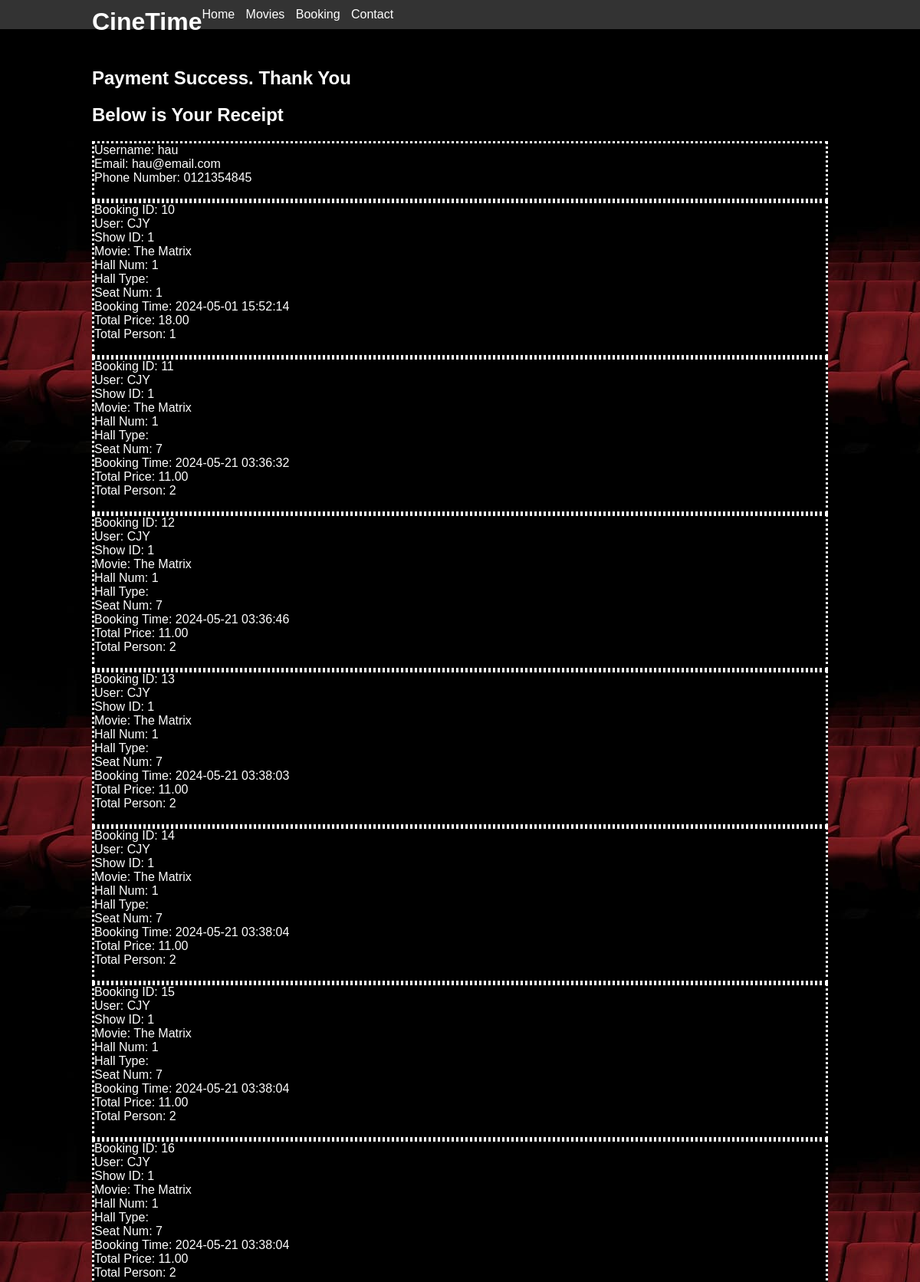
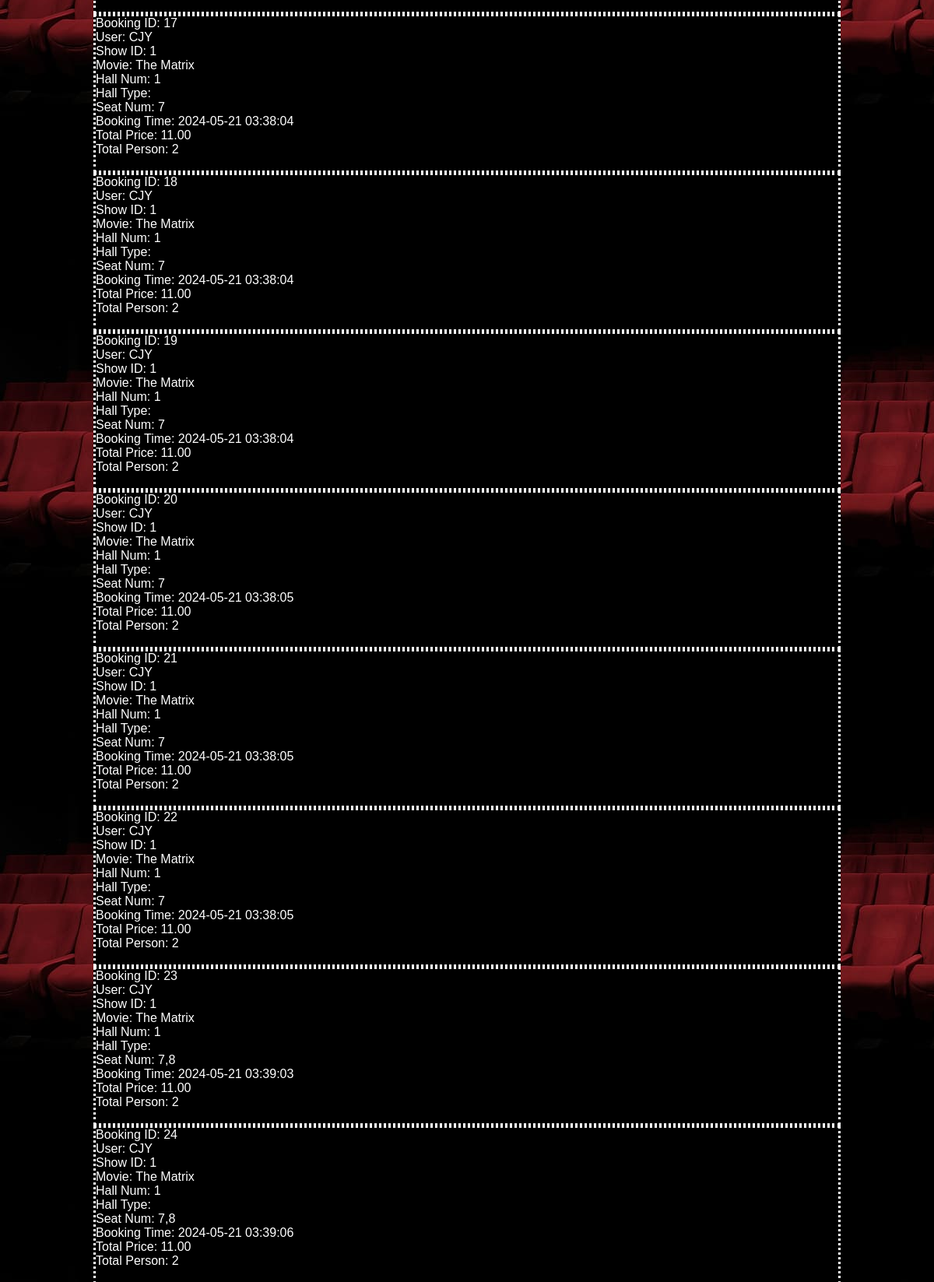
The app's page /old/HauTzeChern/paysuccess.php (signed in, upper part) with its own data (2 pictures, top to bottom).
### tables this page shows
CREATE TABLE `user` (
  `user_id` int(10) NOT NULL,
  `username` varchar(255) NOT NULL,
  `password` varchar(255) NOT NULL,
  `first_name` varchar(255) NOT NULL,
  `last_name` varchar(255) NOT NULL,
  `Gender` char(1) NOT NULL,
  `email` varchar(255) DEFAULT NULL,
  `phone_number` varchar(11) NOT NULL,
  `password_reset_token` varchar(255) DEFAULT NULL,
  `token_expiry` datetime DEFAULT NULL
);

CREATE TABLE `booking` (
  `booking_id` int(10) NOT NULL,
  `user_id` int(10) NOT NULL,
  `show_id` int(10) NOT NULL,
  `seat_num` varchar(10) NOT NULL,
  `booking_time` datetime NOT NULL,
  `total_price` decimal(5,2) NOT NULL,
  `total_person` int(10) NOT NULL,
  `status` tinyint(1) NOT NULL
);

CREATE TABLE `movie` (
  `movie_id` int(10) NOT NULL,
  `title` varchar(255) NOT NULL,
  `genre` varchar(255) NOT NULL,
  `director` varchar(255) NOT NULL,
  `cast` text NOT NULL,
  `synopsis` text NOT NULL,
  `duration` int(3) NOT NULL,
  `release_date` date NOT NULL,
  `poster_path` longblob NOT NULL,
  `trailers_path` varchar(255) NOT NULL
);

CREATE TABLE `hall` (
  `hall_id` int(10) NOT NULL,
  `hall_num` int(10) NOT NULL,
  `cinema_id` int(10) NOT NULL,
  `number_of_seat` int(10) NOT NULL
);

### old/HauTzeChern/booking for.php (the view, shortened to what this page needs)
<?php
$servername = "localhost";
$dbname = "cinetime";
$conn = new mysqli($servername, 'root', '', $dbname);
$sql = "SELECT * FROM booking";
$result = $conn->query($sql);
if ($result->num_rows > 0) {
    while ($row = $result->fetch_assoc()) {
        echo '<div class="connection">';
        echo "Booking ID: " . $row["booking_id"] . "<br>";
        $user_query = "SELECT username FROM user WHERE user_id = " . $row['user_id'];
        $user_result = $conn->query($user_query);
        $user_row = $user_result->fetch_assoc();
        echo "User: " . $user_row["username"] . "<br>";
        echo "Show ID: " . $row["show_id"] . "<br>";
        $showtime_query = "SELECT movie_id FROM showtime WHERE show_id = " . $row['show_id'];
        $showtime_result = $conn->query($showtime_query);
        $showtime_row = $showtime_result->fetch_assoc();
        $movie_query = "SELECT title FROM movie WHERE movie_id = " . $showtime_row['movie_id'];
        $movie_result = $conn->query($movie_query);
        $movie_row = $movie_result->fetch_assoc();
        echo "Movie: " . $movie_row["title"] . "<br>";
        $showtime_query = "SELECT hall_id FROM showtime WHERE show_id = " . $row['show_id'];
        $showtime_result = $conn->query($showtime_query);
        $showtime_row = $showtime_result->fetch_assoc();
        $hall_query = "SELECT * FROM hall WHERE hall_id = " . $showtime_row['hall_id'];
        $hall_result = $conn->query($hall_query);
        $hall_row = $hall_result->fetch_assoc();
        echo "Hall Num: " . $hall_row["hall_id"] . "<br>";
        echo "Hall Type: " . $hall_row["hall_type_id"] . "<br>";
        echo "Seat Num: " . $row["seat_num"] . "<br>";
        echo "Booking Time: " . $row["booking_time"] . "<br>";
        echo "Total Price: " . $row["total_price"] . "<br>";
        echo "Total Person: " . $row["total_person"] . "<br>";
        echo "<br>";
        echo "</div>";
    }
} else {
    echo "0 results";
}
?>

### Userpage/connect_user.php (shortened to what this page needs)
<?php
$servername = "localhost";
$dbname = "cinetime";
$conn = new mysqli($servername,'root' , '', $dbname);
$sql = "SELECT * FROM user WHERE user_id = " . $_SESSION['user_id'] . "  ";
$result = $conn->query($sql);
if ($result->num_rows > 0) {
    while($row = $result->fetch_assoc()) {
        echo '<div class="connection">';
        echo "Username: " . $row["username"]. "<br>";
        echo "Email: " . $row["email"]. "<br>";
        echo "Phone Number: " . $row["phone_number"]. "<br>";
        echo "<br>";
        echo "</div>";
    }
} else {
    echo "0 results";
}
?>

### old/HauTzeChern/styles.css (style rules this page uses)
body { background-image: url("theater-bg.jpg"); font-family: Arial, sans-serif; margin: 0; padding: 0; }
.connection { color: white; background-color: black; text-align: left; border-style: dotted; border-color: #fff; }

### records on screen
user: username "hau", email "hau@email.com", phone_number "0121354845"
booking: booking_id "10", user.username "CJY", show "1", movie.title "The Matrix", hall.hall_id "1", seat_num "1", booking_time "2024-05-01 15:52:14", total_price "18.00", total_person "1"
booking: booking_id "11", user.username "CJY", show "1", movie.title "The Matrix", hall.hall_id "1", seat_num "7", booking_time "2024-05-21 03:36:32", total_price "11.00", total_person "2"
booking: booking_id "12", user.username "CJY", show "1", movie.title "The Matrix", hall.hall_id "1", seat_num "7", booking_time "2024-05-21 03:36:46", total_price "11.00", total_person "2"
booking: booking_id "13", user.username "CJY", show "1", movie.title "The Matrix", hall.hall_id "1", seat_num "7", booking_time "2024-05-21 03:38:03", total_price "11.00", total_person "2"
booking: booking_id "14", user.username "CJY", show "1", movie.title "The Matrix", hall.hall_id "1", seat_num "7", booking_time "2024-05-21 03:38:04", total_price "11.00", total_person "2"
booking: booking_id "15", user.username "CJY", show "1", movie.title "The Matrix", hall.hall_id "1", seat_num "7", booking_time "2024-05-21 03:38:04", total_price "11.00", total_person "2"
booking: booking_id "16", user.username "CJY", show "1", movie.title "The Matrix", hall.hall_id "1", seat_num "7", booking_time "2024-05-21 03:38:04", total_price "11.00", total_person "2"
booking: booking_id "17", user.username "CJY", show "1", movie.title "The Matrix", hall.hall_id "1", seat_num "7", booking_time "2024-05-21 03:38:04", total_price "11.00", total_person "2"
booking: booking_id "18", user.username "CJY", show "1", movie.title "The Matrix", hall.hall_id "1", seat_num "7", booking_time "2024-05-21 03:38:04", total_price "11.00", total_person "2"
booking: booking_id "19", user.username "CJY", show "1", movie.title "The Matrix", hall.hall_id "1", seat_num "7", booking_time "2024-05-21 03:38:04", total_price "11.00", total_person "2"
booking: booking_id "20", user.username "CJY", show "1", movie.title "The Matrix", hall.hall_id "1", seat_num "7", booking_time "2024-05-21 03:38:05", total_price "11.00", total_person "2"
booking: booking_id "21", user.username "CJY", show "1", movie.title "The Matrix", hall.hall_id "1", seat_num "7", booking_time "2024-05-21 03:38:05", total_price "11.00", total_person "2"
booking: booking_id "22", user.username "CJY", show "1", movie.title "The Matrix", hall.hall_id "1", seat_num "7", booking_time "2024-05-21 03:38:05", total_price "11.00", total_person "2"
booking: booking_id "23", user.username "CJY", show "1", movie.title "The Matrix", hall.hall_id "1", seat_num "7,8", booking_time "2024-05-21 03:39:03", total_price "11.00", total_person "2"
booking: booking_id "24", user.username "CJY", show "1", movie.title "The Matrix", hall.hall_id "1", seat_num "7,8", booking_time "2024-05-21 03:39:06", total_price "11.00", total_person "2"
